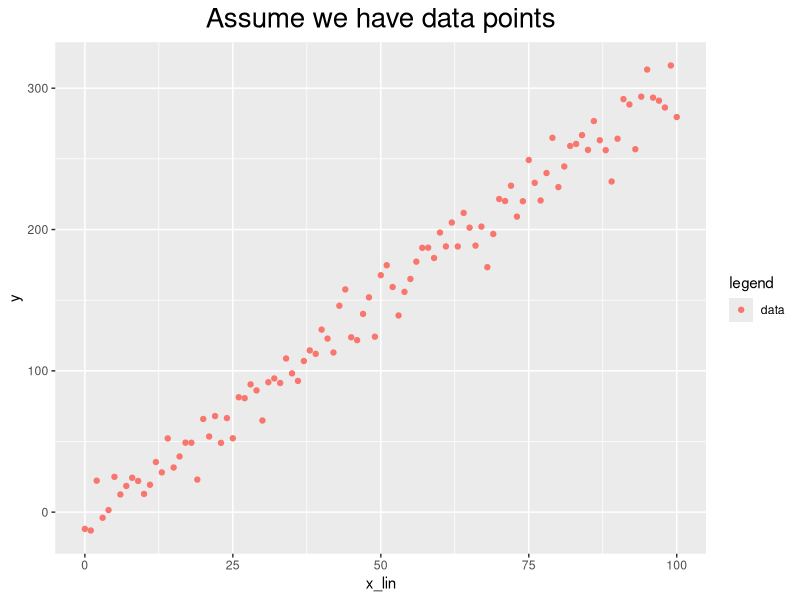
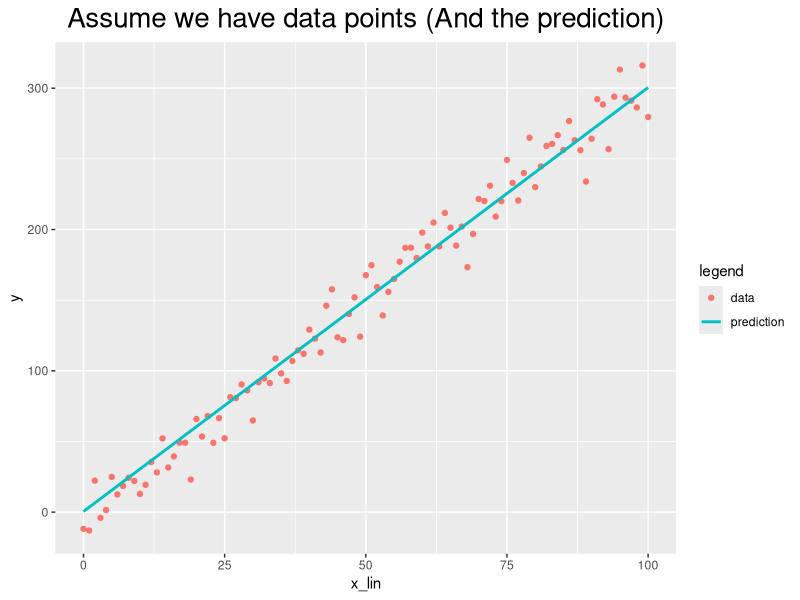

Here is the R script that generated these plots, in order:
require(dplyr)
require(ggplot2)

# [函式]平均平方方誤差 (y,y_hat) -> MSE
MSE <- function(y,y_hat) {
  y_error <- y - y_hat
  y_error_squared <- y_error^2
  mse <- sum(y_error_squared)/length(y_error_squared)
  return(mse)
}

# [函式]平均絕對誤差 (y,y_hat) -> MAE
MAE <- function(y,y_hat) {
  y_error <- y - y_hat
  y_error_absolute <- y_error %>% abs
  mae <- sum(y_error_absolute)/length(y_error_absolute)
  return(mae)
}

w <- 3
b <- 0.5

x_lin <- 0:100

y <- (x_lin + rnorm(length(x_lin)) * 5) *w + b

# 建立繪圖資料
pltdf <- data.frame(x_lin,y,legend = array('data',length(x_lin)),stringsAsFactors = F) 

# 建立畫布
plt <- ggplot(data = pltdf)

# 加圖名
plt <- plt + ggtitle('Assume we have data points')

# 加軸線
plt <- plt + aes(x_lin,y)

# 加點和標籤
plt <- plt + 
  geom_point(
    aes(
      x = x_lin,
        y = y,
        color = legend
      )
    )

# 文字置中
plt$theme$plot.title <- element_text(hjust = 0.5,size = 20)

# 繪制
plt

y_hat <- x_lin * w + b

# 複製前圖
plt2 <- plt

# 換圖名
plt2$labels$title <- 'Assume we have data points (And the prediction)'

# 畫線
plt2 <- plt2 + 
  geom_line(
    aes(
      x = x_lin,
      y = y_hat,
      color = 'prediction'
    )
    ,size = 1
  )

# 繪製
plt2